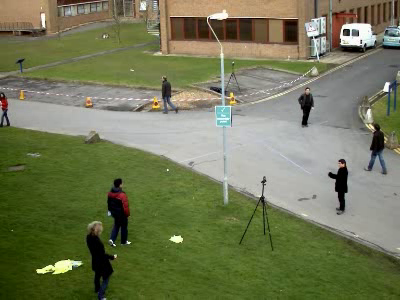
#> input picture frame 5 of dataset_mini/PET.avi, 400 x 300 px, given in place of slow_traffic_small.mp4, which was not available
$ jupyter execute 'Estimation du flot dans une séquence vidéo.ipynb'   (text cells are left out)
#> lines starting #> are read from the running program, lines starting #| are printed output that depends on the picture; pictures that were not available may be replaced by others from this repository, and a replacement may not be noted
[cell 1]
import numpy as np
import cv2 as cv
import argparse

image = 'slow_traffic_small.mp4'

cap = cv.VideoCapture(image)

# params pour la détection des coins ShiTomasi
feature_params = dict( maxCorners = 100,
                       qualityLevel = 0.3,
                       minDistance = 7,
                       blockSize = 7 )

# Paramètres pour le flux optique lucas kanade
lk_params = dict( winSize  = (15,15),
                  maxLevel = 2,
                  criteria = (cv.TERM_CRITERIA_EPS | cv.TERM_CRITERIA_COUNT, 10, 0.03))

# Créez des couleurs aléatoires
color = np.random.randint(0,255,(100,3))

# Prenez la première image et trouvez-y des coins
ret, old_frame = cap.read()
#> old_frame is the input picture: shape (300, 400, 3); mean B, G, R 86.7, 120.2, 114.9
old_gray = cv.cvtColor(old_frame, cv.COLOR_BGR2GRAY)
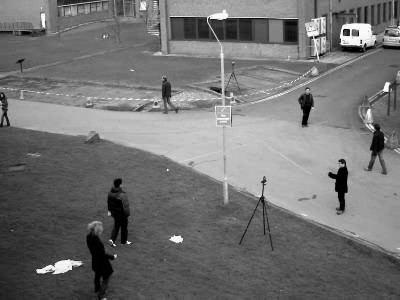
#> old_gray: shape (300, 400); min 0, max 255, mean 114.8
p0 = cv.goodFeaturesToTrack(old_gray, mask = None, **feature_params)
#> p0 = 23 rows, first 8: [346, 32], [360, 43], [343, 42], [356, 33], [209, 17], [386, 90], [314, 39], [343, 165]

# Créer une image de masque à des fins de dessin
mask = np.zeros_like(old_frame)

while(1):
    ret,frame = cap.read()
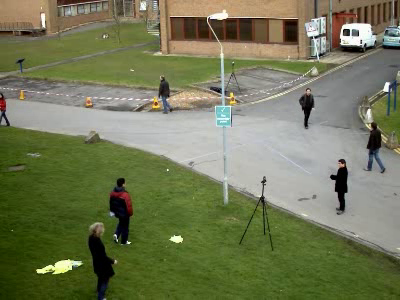
#> input picture frame 6 of dataset_mini/PET.avi, 400 x 300 px, given in place of slow_traffic_small.mp4, which was not available
#> frame is the input picture: shape (300, 400, 3); mean B, G, R 86.8, 120.4, 115
    if ret == False:
        break
    frame_gray = cv.cvtColor(frame, cv.COLOR_BGR2GRAY)

    # calculate optical flow
    p1, st, err = cv.calcOpticalFlowPyrLK(old_gray, frame_gray, p0, None, **lk_params)
#> p1 = 23 rows, first 8: [346, 32], [360, 43], [343, 42], [356, 33], [209, 17], [386, 90.01], [314, 39], [342.9, 165]; st = 23 values from 1 to 1; err = 23 values, max 14.59 at index 21, min 0.354 at index 17, mean 2.39

    # Select good points
    if p1 is not None:
        good_new = p1[st==1]
#> good_new has the same summary as p1
        good_old = p0[st==1]
#> good_old has the same summary as p0

    # draw the tracks
    for i,(new,old) in enumerate(zip(good_new, good_old)):
        a,b = new.ravel()
        c,d = old.ravel()
        mask = cv.line(mask, (int(a),int(b)),(int(c),int(d)), color[i].tolist(), 2)
        frame = cv.circle(frame,(int(a),int(b)),5,color[i].tolist(),-1)
#> this loop made 23 passes
#> (a, b, c, d) on passes 1 to 12: (346, 32, 346, 32), (360, 43, 360, 43), (343, 42, 343, 42), (356, 33, 356, 33), (209, 17, 209, 17), (386, 90.01, 386, 90), (314, 39, 314, 39), (342.9, 165, 343, 165), (128.2, 241, 128, 241), (180, 239, 180, 239), (73, 267, 73, 267), (321, 55.01, 321, 55)
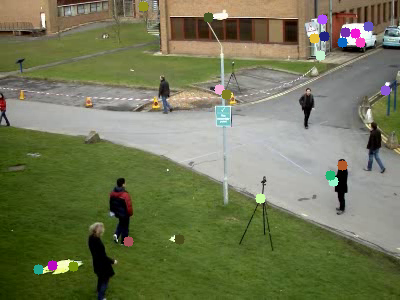
#> frame: shape (300, 400, 3); mean B, G, R 87, 120, 115
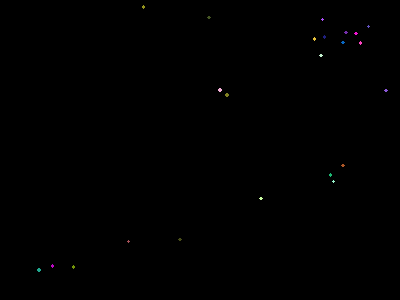
#> mask: shape (300, 400, 3); mean of channels 0, 1, 2 0.2, 0.2, 0.2; drawn as B, G, R

    img = cv.add(frame,mask)
    cv.imshow('frame',img)


    # Hit 'q' on the keyboard to quit!
    if cv.waitKey(1) & 0xFF == ord('q'):
#> (key q is pressed here)
        break
    # Now update the previous frame and previous points
    old_gray = frame_gray.copy()
    p0 = good_new.reshape(-1,1,2)


# Release handle to the webcam
cap.release()
cv.destroyAllWindows()

[cell 2]
import numpy as np
import cv2 as cv

#cap = cv.VideoCapture(cv.samples.findFile("dataset/videoplayback.mp4"))
cap = cv.VideoCapture(cv.samples.findFile("dataset/Venice-1-raw.mp4"))

ret, frame1 = cap.read()

prvs = cv.cvtColor(frame1,cv.COLOR_BGR2GRAY)

hsv = np.zeros_like(frame1)

hsv[...,1] = 255

while(1):
    ret, frame2 = cap.read()
    if ret == False:
        break
    next = cv.cvtColor(frame2,cv.COLOR_BGR2GRAY)
    flow = cv.calcOpticalFlowFarneback(prvs,next, None, 0.5, 3, 15, 3, 5, 1.2, 0)
    mag, ang = cv.cartToPolar(flow[...,0], flow[...,1])
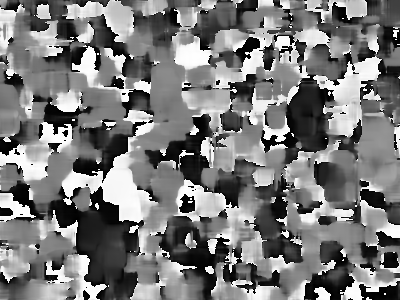
#> ang: shape (300, 400) float32; min 3.01e-05, max 6.28, mean 3.02; drawn with min black and max white
    hsv[...,0] = ang*180/np.pi/2
    hsv[...,2] = cv.normalize(mag,None,0,255,cv.NORM_MINMAX)
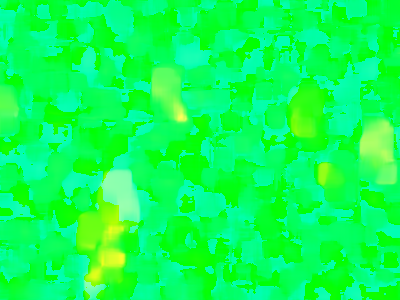
#> hsv: shape (300, 400, 3); mean of channels 0, 1, 2 86, 255, 12.5; drawn as B, G, R
    bgr = cv.cvtColor(hsv,cv.COLOR_HSV2BGR)

    height, width, _ = np.array(frame2).shape
#> height = 300; width = 400
    pourcentage_h = 0.7
    pourcentage_w = 0.4

    final = vis = np.concatenate((cv.resize(frame2, (int(height*pourcentage_h), int(width*pourcentage_w))),
                                  cv.resize(bgr, (int(height*pourcentage_h), int(width*pourcentage_w)))), axis=1)
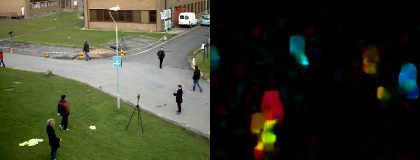
#> final: shape (160, 420, 3); mean B, G, R 45.7, 63.6, 61.2

    cv.imshow('frame2',final)

    # Hit 'q' on the keyboard to quit!
    if cv.waitKey(1) & 0xFF == ord('q'):
#> (key q is pressed here)
        break
    if cv.waitKey(1) & 0xFF == ord('a'):
        cv.imwrite('opticalfc_2.png',final)

    prvs = next

# Release handle to the webcam
cap.release()
cv.destroyAllWindows()

[cell 3]
import numpy as np
import cv2 as cv


cap = cv.VideoCapture(cv.samples.findFile("PETS09-S2L1-raw.mp4"))

ret, frame1 = cap.read()

prvs = cv.cvtColor(frame1,cv.COLOR_BGR2GRAY)

hsv = np.zeros_like(frame1)

hsv[...,0] = 0
hsv[...,1] = 0

#i = 0
#fourcc = cv.VideoWriter_fourcc(*'XVID')
#out = cv.VideoWriter('norme.avi', fourcc, 7.0, (978, 499))

while(1):
    ret, frame2 = cap.read()
    if ret == False:
        break
    next = cv.cvtColor(frame2,cv.COLOR_BGR2GRAY)
    flow = cv.calcOpticalFlowFarneback(prvs, next, None, 0.5, 3, 10, 5, 7, 1.5, 0)
    mag, ang = cv.cartToPolar(flow[...,0], flow[...,1])
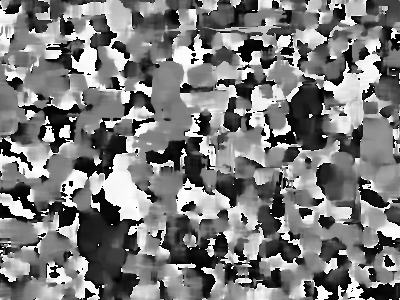
#> ang: shape (300, 400) float32; min 2.17e-05, max 6.28, mean 3.04; drawn with min black and max white
    #hsv[...,0] = ang*180/np.pi/2
    hsv[...,2] = cv.normalize(mag,None,0,255,cv.NORM_MINMAX)
    bgr = cv.cvtColor(hsv,cv.COLOR_HSV2BGR)

    height, width, _ = np.array(frame2).shape
    pourcentage_h = 0.85
    pourcentage_w = 0.65

    final = vis = np.concatenate((cv.resize(frame2, (int(height*pourcentage_h), int(width*pourcentage_w))),
                                  cv.resize(bgr, (int(height*pourcentage_h), int(width*pourcentage_w)))), axis=1)
#> final: shape (260, 510, 3)

    cv.imshow('frame2',final)
    # [7 lines of commented-out code are left out]
    if cv.waitKey(1) & 0xFF == ord('q'):
#> (key q is pressed here)
        break
    if cv.waitKey(1) & 0xFF == ord('a'):
        cv.imwrite('opticalfc.png',final)
        #cv.imwrite('opticalhsv.png',bgr)

    prvs = next

# Release handle to the webcam
cap.release()
#out.release()
cv.destroyAllWindows()

[cell 4]
import numpy as np
import cv2 as cv


cap = cv.VideoCapture(cv.samples.findFile("PETS09-S2L1-raw.mp4"))

ret, frame1 = cap.read()

prvs = cv.cvtColor(frame1,cv.COLOR_BGR2GRAY)

hsv = np.zeros_like(frame1)

hsv[...,0] = 255
hsv[...,1] = 255

#i = 0
#fourcc = cv.VideoWriter_fourcc(*'XVID')
#out = cv.VideoWriter('norme.avi', fourcc, 7.0, (978, 499))

while(1):
    ret, frame2 = cap.read()
    if ret == False:
        break
    next = cv.cvtColor(frame2,cv.COLOR_BGR2GRAY)
    flow = cv.calcOpticalFlowFarneback(prvs, next, None, 0.5, 3, 10, 5, 7, 1.5, 0)
    mag, ang = cv.cartToPolar(flow[...,0], flow[...,1])
    hsv[...,0] = ang*180/np.pi/2
    hsv[...,2] = cv.normalize(mag,None,0,255,cv.NORM_MINMAX)
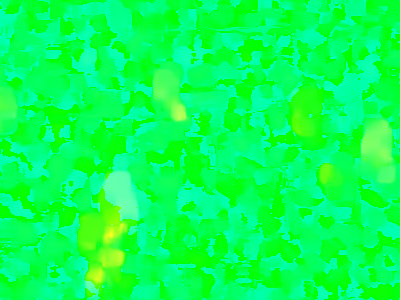
#> hsv: shape (300, 400, 3); mean of channels 0, 1, 2 86.5, 255, 8.7; drawn as B, G, R
    bgr = cv.cvtColor(hsv,cv.COLOR_HSV2BGR)

    height, width, _ = np.array(frame2).shape
    pourcentage_h = 0.85
    pourcentage_w = 0.65

    final = vis = np.concatenate((cv.resize(frame2, (int(height*pourcentage_h), int(width*pourcentage_w))),
                                  cv.resize(bgr, (int(height*pourcentage_h), int(width*pourcentage_w)))), axis=1)
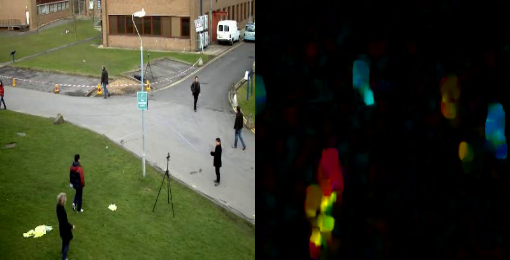
#> final: shape (260, 510, 3); mean B, G, R 45, 62.6, 60

    cv.imshow('frame2',final)
    # [7 lines of commented-out code are left out]
    if cv.waitKey(1) & 0xFF == ord('q'):
#> (key q is pressed here)
        break
    if cv.waitKey(1) & 0xFF == ord('a'):
        cv.imwrite('opticalfc.png',final)
        #cv.imwrite('opticalhsv.png',bgr)

    prvs = next

# Release handle to the webcam
cap.release()
#out.release()
cv.destroyAllWindows()

$ run again, starting later in the video
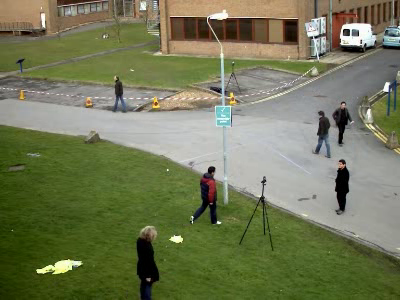
#> input picture frame 22 of dataset_mini/PET.avi, 400 x 300 px, given in place of slow_traffic_small.mp4, which was not available
#> old_frame is the input picture: shape (300, 400, 3); mean B, G, R 86.9, 120.5, 115.1
#> p0 = 22 rows, first 8: [346, 32], [360, 43], [343, 42], [356, 33], [209, 18], [386, 90], [314, 39], [213, 169]
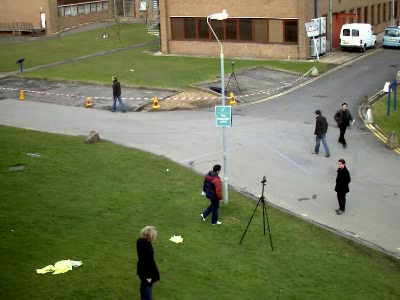
#> input picture frame 23 of dataset_mini/PET.avi, 400 x 300 px, given in place of slow_traffic_small.mp4, which was not available
#> frame is the input picture: shape (300, 400, 3); mean B, G, R 86.7, 120.4, 115
#> p1 = 22 rows, first 8: [346, 32], [360, 43], [343, 42], [356, 33], [209, 18], [386, 90], [314, 39], [218.3, 167.3]; st = 22 values from 1 to 1; err = 22 values, max 11.56 at index 7, min 0 at index 2, mean 1.8
#> good_new has the same summary as p1
#> good_old has the same summary as p0
#> the loop `for i,(new,old) in enumerate(zip(good_new, good_old)):` made 22 passes
#> (a, b, c, d) on passes 1 to 8: (346, 32, 346, 32), (360, 43, 360, 43), (343, 42, 343, 42), (356, 33, 356, 33), (209, 18, 209, 18), (386, 90, 386, 90), (314, 39, 314, 39), (218.3, 167.3, 213, 169)
#> `final = vis = np.concatenate((cv.resize(frame2, (int(height*pourcentag..`:
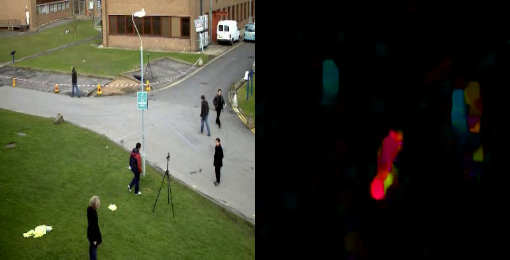
#> final: shape (260, 510, 3); mean B, G, R 44.2, 61.1, 59.2

$ run again, starting later in the video
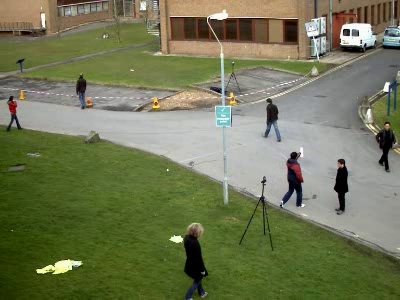
#> input picture frame 40 of dataset_mini/PET.avi, 400 x 300 px, given in place of slow_traffic_small.mp4, which was not available
#> old_frame is the input picture: shape (300, 400, 3); mean B, G, R 86.1, 119.9, 114.4
#> p0 = 20 rows, first 8: [346, 32], [360, 43], [343, 42], [356, 33], [386, 90], [209, 17], [314, 39], [180, 239]
#> p1 = 20 rows, first 8: [346, 32], [360, 42.99], [343, 42], [356, 33], [386, 90.01], [209, 17.01], [314, 39], [180.6, 239.1]; st = 20 values from 1 to 1; err = 20 values, max 25.48 at index 9, min 0.824 at index 16, mean 5.17
#> good_new has the same summary as p1
#> good_old has the same summary as p0
#> the loop `for i,(new,old) in enumerate(zip(good_new, good_old)):` made 20 passes
#> (a, b, c, d) on passes 1 to 8: (346, 32, 346, 32), (360, 42.99, 360, 43), (343, 42, 343, 42), (356, 33, 356, 33), (386, 90.01, 386, 90), (209, 17.01, 209, 17), (314, 39, 314, 39), (180.6, 239.1, 180, 239)
#> `final = vis = np.concatenate((cv.resize(frame2, (int(height*pourcentag..`:
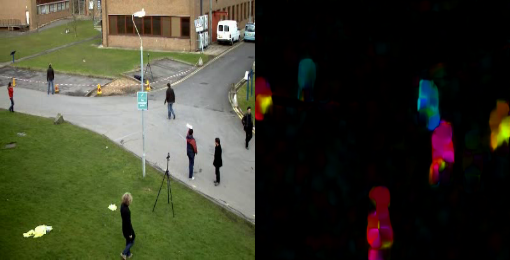
#> final: shape (260, 510, 3); mean B, G, R 44.9, 61.8, 60.9
